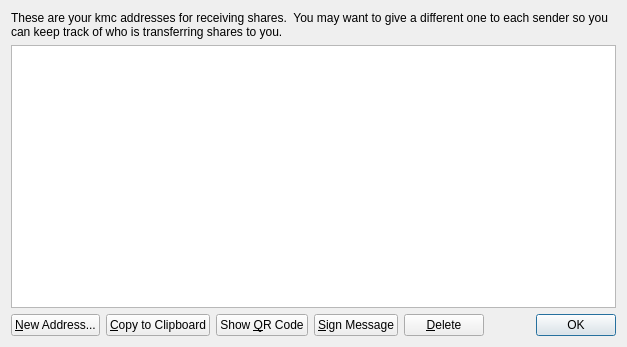
<?xml version="1.0" encoding="UTF-8"?>
<ui version="4.0">
 <class>AddressBookPage</class>
 <widget class="QWidget" name="AddressBookPage">
  <property name="geometry">
   <rect>
    <x>0</x>
    <y>0</y>
    <width>627</width>
    <height>347</height>
   </rect>
  </property>
  <property name="windowTitle">
   <string>Address Book</string>
  </property>
  <layout class="QVBoxLayout" name="verticalLayout">
   <item>
    <widget class="QLabel" name="labelExplanation">
     <property name="text">
      <string>These are your kmc addresses for receiving shares.  You may want to give a different one to each sender so you can keep track of who is transferring shares to you.</string>
     </property>
     <property name="textFormat">
      <enum>Qt::AutoText</enum>
     </property>
     <property name="wordWrap">
      <bool>true</bool>
     </property>
    </widget>
   </item>
   <item>
    <widget class="QTableView" name="tableView">
     <property name="toolTip">
      <string>Double-click to edit address or label</string>
     </property>
     <property name="alternatingRowColors">
      <bool>true</bool>
     </property>
     <property name="selectionMode">
      <enum>QAbstractItemView::SingleSelection</enum>
     </property>
     <property name="selectionBehavior">
      <enum>QAbstractItemView::SelectRows</enum>
     </property>
     <property name="sortingEnabled">
      <bool>true</bool>
     </property>
     <attribute name="verticalHeaderVisible">
      <bool>false</bool>
     </attribute>
    </widget>
   </item>
   <item>
    <layout class="QHBoxLayout" name="horizontalLayout">
     <item>
      <widget class="QPushButton" name="newAddressButton">
       <property name="toolTip">
        <string>Create a new address</string>
       </property>
       <property name="text">
        <string>&amp;New Address...</string>
       </property>
       <property name="icon">
        <iconset resource="../bitcoin.qrc">
         <normaloff>:/icons/add</normaloff>:/icons/add</iconset>
       </property>
      </widget>
     </item>
     <item>
      <widget class="QPushButton" name="copyToClipboard">
       <property name="toolTip">
        <string>Copy the currently selected address to the system clipboard</string>
       </property>
       <property name="text">
        <string>&amp;Copy to Clipboard</string>
       </property>
       <property name="icon">
        <iconset resource="../bitcoin.qrc">
         <normaloff>:/icons/editcopy</normaloff>:/icons/editcopy</iconset>
       </property>
      </widget>
     </item>
     <item>
      <widget class="QPushButton" name="showQRCode">
       <property name="text">
        <string>Show &amp;QR Code</string>
       </property>
       <property name="icon">
        <iconset resource="../bitcoin.qrc">
         <normaloff>:/images/qrcode</normaloff>:/images/qrcode</iconset>
       </property>
      </widget>
     </item>
     <item>
      <widget class="QPushButton" name="signMessage">
       <property name="toolTip">
        <string>Sign a message to prove you own this kmc address</string>
       </property>
       <property name="text">
        <string>&amp;Sign Message</string>
       </property>
       <property name="icon">
        <iconset resource="../bitcoin.qrc">
         <normaloff>:/icons/edit</normaloff>:/icons/edit</iconset>
       </property>
      </widget>
     </item>
     <item>
      <widget class="QPushButton" name="deleteButton">
       <property name="toolTip">
        <string>Delete the currently selected address from the list. Only sending addresses can be deleted.</string>
       </property>
       <property name="text">
        <string>&amp;Delete</string>
       </property>
       <property name="icon">
        <iconset resource="../bitcoin.qrc">
         <normaloff>:/icons/remove</normaloff>:/icons/remove</iconset>
       </property>
      </widget>
     </item>
     <item>
      <spacer name="horizontalSpacer">
       <property name="orientation">
        <enum>Qt::Horizontal</enum>
       </property>
       <property name="sizeHint" stdset="0">
        <size>
         <width>40</width>
         <height>20</height>
        </size>
       </property>
      </spacer>
     </item>
     <item>
      <widget class="QDialogButtonBox" name="buttonBox">
       <property name="sizePolicy">
        <sizepolicy hsizetype="Maximum" vsizetype="Fixed">
         <horstretch>0</horstretch>
         <verstretch>0</verstretch>
        </sizepolicy>
       </property>
       <property name="standardButtons">
        <set>QDialogButtonBox::Ok</set>
       </property>
      </widget>
     </item>
    </layout>
   </item>
  </layout>
 </widget>
 <resources>
  <include location="../bitcoin.qrc"/>
 </resources>
 <connections/>
</ui>
